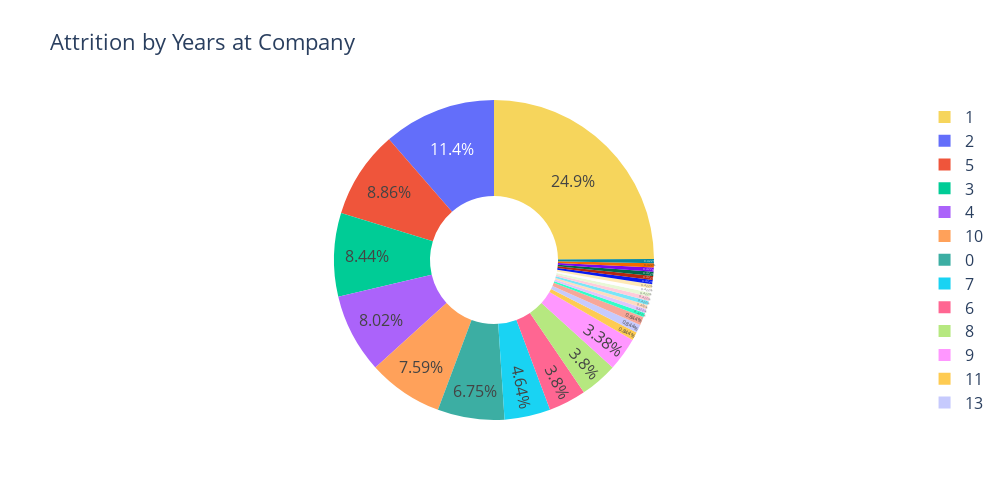

The code cell stored with this chart in its notebook:
### Markdown cell above
### Now let’s have a look at the percentage of attrition by number of years at the company:

### Code cell
attrition_by = attrition_data.groupby(['YearsAtCompany']).size().reset_index(name='Count')

# Create a donut chart
fig = go.Figure(data=[go.Pie(
    labels=attrition_by['YearsAtCompany'],
    values=attrition_by['Count'],
    hole=0.4,
    marker=dict(colors=['#3CAEA3', '#F6D55C']),
    textposition='inside'
)])

# Update the layout
fig.update_layout(title='Attrition by Years at Company', font=dict(size=16),
                  width=1000, height=500
)

# Show the chart
fig.show()

### Figure 1 — Plotly figure (JSON) as saved in the notebook; plotly's stock layout.template omitted (floating-point values rounded to 4 significant figures)
{"data": [{"hole": 0.4, "labels": [0, 1, 2, 3, 4, 5, 6, 7, 8, 9, 10, 11, 13, 14, 15, 16, 17, 18, 19, 20, 21, 22, 23, 24, 31, 32, 33, 40], "marker": {"colors": ["#3CAEA3", "#F6D55C"]}, "textposition": "inside", "type": "pie", "values": [16, 59, 27, 20, 19, 21, 9, 11, 9, 8, 18, 2, 2, 2, 1, 1, 1, 1, 1, 1, 1, 1, 1, 1, 1, 1, 1, 1]}], "layout": {"font": {"size": 16}, "height": 500, "title": {"text": "Attrition by Years at Company"}, "width": 1000}}
